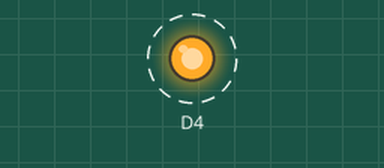
Recording of a sketch running on a simulated ESP8266 (NodeMCU). On the bench: output pins drawn as LEDs (lit = HIGH). Dashed ring = blinking. Uploads are accepted with an empty reply; what the sketch prints to the serial monitor is not drawn.

Above: at 2.5 s.
Timing chart, 0 to 4.9 s (numbered marks = the images above):
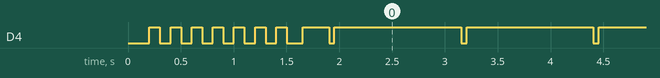

The sketch:

r3_gps.ino
```cpp
#include <Arcana3.h>

Arcana3 arcana("gps", true);

int counter = 0;
bool isReset = false;
bool isDone = false;
unsigned long timer1 = 0;
unsigned long timer2 = 0;
unsigned long timer3 = 0;
bool bola1 = false;
bool bola2 = false;
bool bola3 = false;

void setup() {
  pinMode(D3, INPUT_PULLUP);
  pinMode(D4, OUTPUT);
  pinMode(D5, INPUT_PULLUP);
  pinMode(D6, INPUT_PULLUP);
  reset();
  arcana.init();
  delay(50);
}

void loop() {
  String valores = "";
  if (counter == 0) {
    arcana.conectar();
    counter = 50;

    if (arcana.status == 0) {
      reset();
    }
    if (arcana.status == 1) {
    }
    if (arcana.status == 3) {
      reset();
    }

  }
  counter--;

  if (arcana.status == 2) {

    if (digitalRead(D3) == LOW) {
      bola1 = true;
      timer1 = millis();
    } else {
      if (millis() > timer1 + 1000) {
        bola1 = false;
      }
    }
    if (digitalRead(D5) == LOW) {
      bola2 = true;
      timer2 = millis();
    } else {
      if (millis() > timer2 + 1000) {
        bola2 = false;
      }
    }
    if (digitalRead(D6) == LOW) {
      bola3 = true;
      timer3 = millis();
    } else {
      if (millis() > timer3 + 1000) {
        bola3 = false;
      }
    }

    if (bola1 && bola2 && bola3) {
      isDone = true;
      isReset = false;
    }
  }

  String estado = "";
  estado += "&B1=" + (bola1 ? String("si") : String("no"));
  estado += "&B2=" + (bola2 ? String("si") : String("no"));
  estado += "&B3=" + (bola3 ? String("si") : String("no"));
  estado += "&GPS=" + (isDone ? String("encendido") : String("apagado"));
  arcana.estado(estado);


  ///////////////////////////////
  delay(20);
}

void reset() {
  bola1 = false;
  bola2 = false;
  bola3 = false;
  isReset = true;
  isDone = false;
}
```

Measured:
- by itself, D4: goes 6 × (LOW 0.10 s, HIGH 0.10 s), LOW 0.15 s, HIGH 0.25 s, 102 × (LOW 0.05 s, HIGH 1.2 s), LOW 0.05 s, then HIGH
